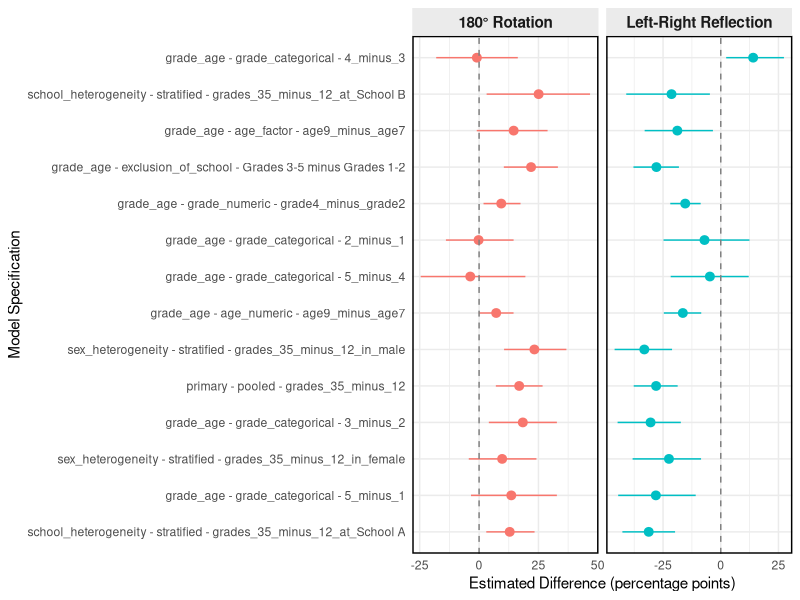
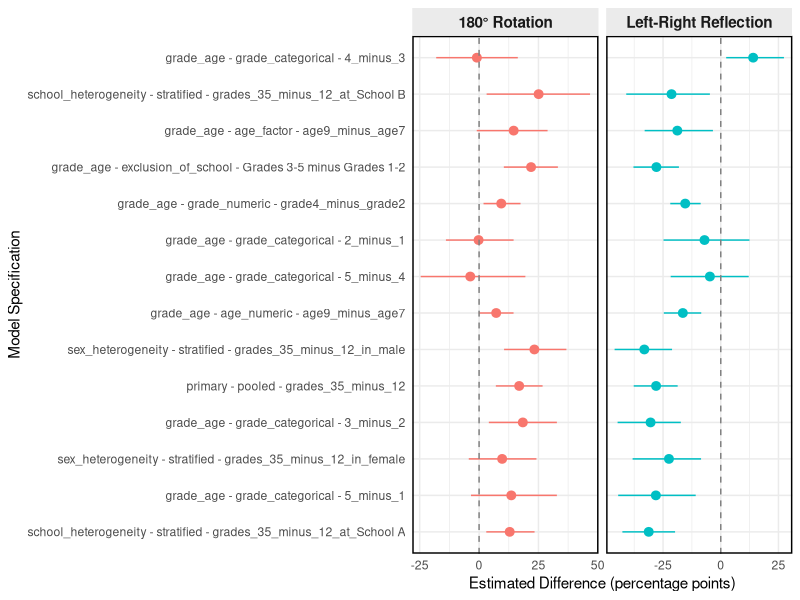

The R source for these figures, in order:
options(stringsAsFactors = FALSE, warn = 1)
suppressPackageStartupMessages({
  library(readr)
  library(dplyr)
  library(ggplot2)
})

theme_set(theme_bw(base_size = 11) + theme(
  panel.grid.minor = element_blank(),
  strip.background = element_rect(fill = "gray92", color = NA),
  strip.text = element_text(face = "bold", size = 10),
  legend.position = "bottom"
))

cat("Generating Figure 4...
")
df <- read_csv("data/figure4_robustness_contrasts.csv", show_col_types = FALSE)

df <- df %>% mutate(
  spec_name = paste(analysis_family, model_specification, estimand, sep=" - "),
  operator_label = case_when(
    operator == "left_right_reflection" ~ "Left-Right Reflection",
    operator == "rotation_180" ~ "180° Rotation",
    TRUE ~ operator
  )
)

p4 <- ggplot(df, aes(x = estimate_pp, y = reorder(spec_name, estimate_pp), xmin = ci_low_pp, xmax = ci_high_pp, color = operator_label)) +
  geom_pointrange(position = position_dodge(width = 0.5)) +
  geom_vline(xintercept = 0, linetype = "dashed", color = "gray50") +
  facet_wrap(~ operator_label, scales = "free_x") +
  theme_minimal() +
  theme(
    panel.border = element_rect(color = "black", fill = NA, size = 1),
    strip.background = element_rect(fill = "gray92", color = NA),
    strip.text = element_text(face = "bold", size = 11),
    legend.position = "none"
  ) +
  labs(
    x = "Estimated Difference (percentage points)",
    y = "Model Specification"
  )

ggsave("figures/Figure_4.pdf", p4, width = 10, height = 6)
ggsave("figures/Figure_4.png", p4, width = 10, height = 6, dpi = 300)
